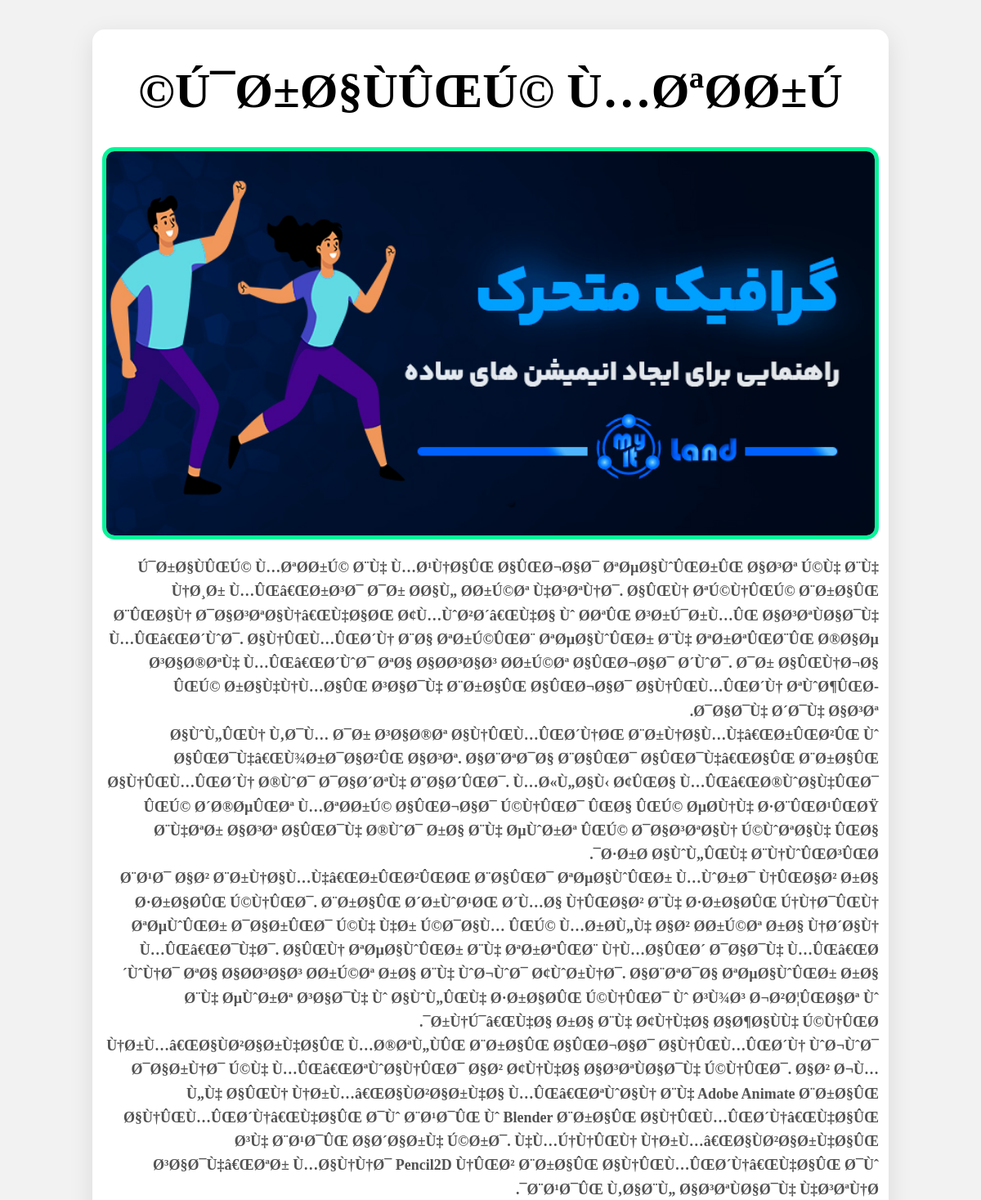
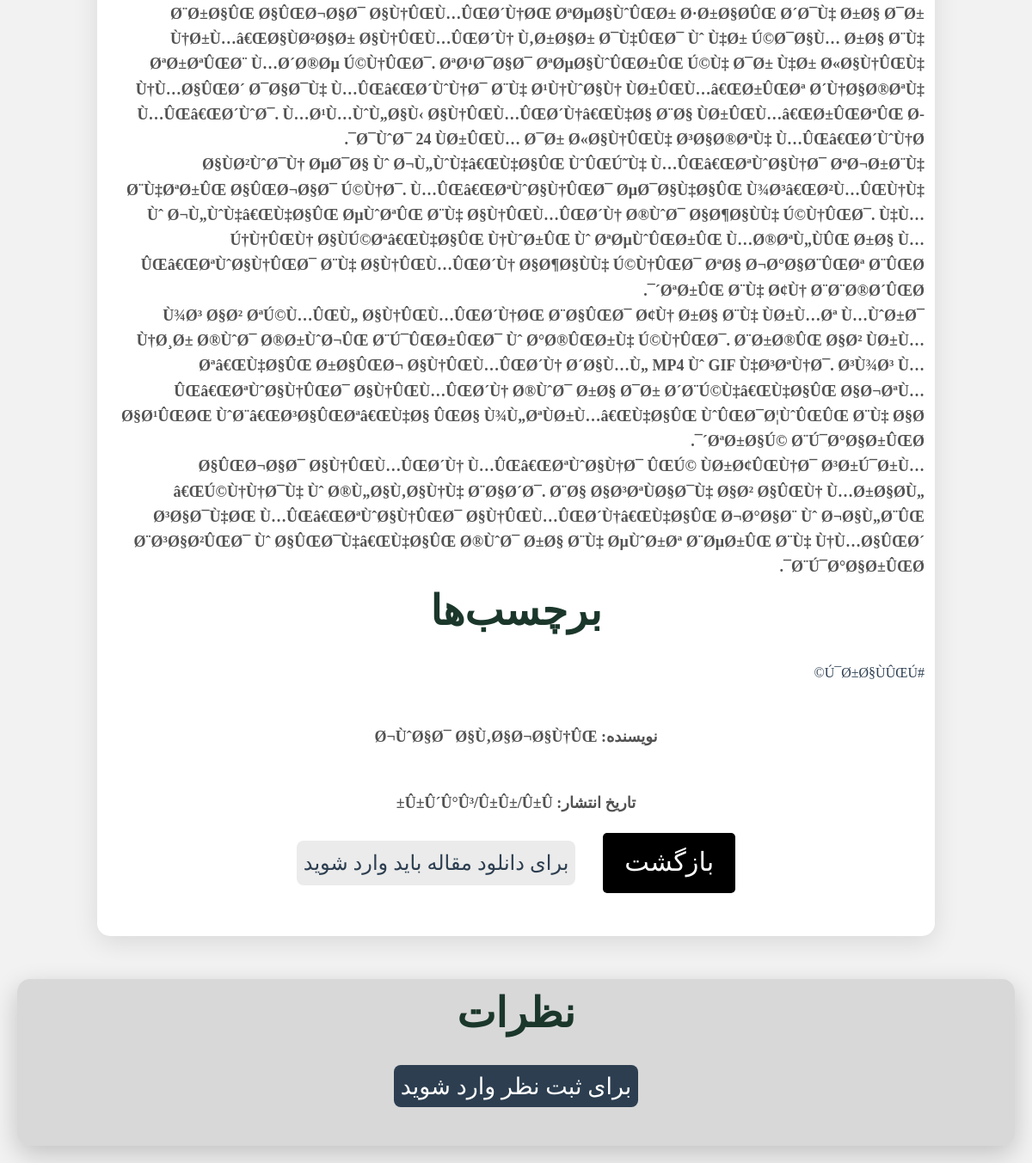
The app's page /maqale ha/blog/index.php?id=10 with its own data (2 pictures, top to bottom).
### tables this page shows
CREATE TABLE `blogs` (
  `id` int(11) NOT NULL,
  `title` varchar(255) NOT NULL,
  `caption` text NOT NULL,
  `writer` varchar(255) NOT NULL,
  `date` varchar(255) NOT NULL,
  `readtime` int(11) NOT NULL,
  `image` varchar(255) NOT NULL,
  `tags` text NOT NULL
);

### maqale ha/blog/index.php (the view, shortened to what this page needs)
<?php
include '../../database/db.php';
$id = intval($_GET['id']);
$selectblog = $conn->prepare("SELECT * FROM blogs WHERE id = ?");
$selectblog->bindValue(1, $id, PDO::PARAM_INT);
$selectblog->execute();
$blogs = $selectblog->fetchAll(PDO::FETCH_ASSOC);
foreach ($blogs as $b) {
    $tagss = explode(',', $b['tags']);
}
?>
<!DOCTYPE html>
<html lang="fa">
    <link rel="stylesheet" href="style.css">
    <link rel="stylesheet" href="./comment.css">
<link rel="stylesheet" id="simple-image-popup-css" href="../../srcfiles/simple-image-popup.css" type="text/css" media="all">
<link rel="stylesheet" href="../../srcfiles/classic.css"><link rel="stylesheet" href="../../srcfiles/style.7a857bdd.css">	<link rel="stylesheet" as="style" href="../../srcfiles/font.css" onload="this.onload=null;this.rel='stylesheet'">
	<link rel="stylesheet" href="../../srcfiles/aos.css" as="style" onload="this.onload=null;this.rel='stylesheet'">
<link rel="stylesheet" id="simple-image-popup-css" href="../../srcfiles/simple-image-popup.css" type="text/css" media="all">
<link rel="stylesheet" href="../../srcfiles/classic.css"><link rel="stylesheet" href="../../srcfiles/style.7a857bdd.css">	<link rel="stylesheet" as="style" href="../../srcfiles/font.css" onload="this.onload=null;this.rel='stylesheet'">
</head>
<body style="background-color: rgba(0, 0, 0, 0.05);">
    <div class="container" dir="rtl">
        <?php foreach ($blogs as $blog): ?>
            <h1><?= $blog['title'] ?></h1>
            <img src="../../uploads/<?= $blog['image'] ?>" alt="تصویر مقاله" class="article-image">
            <p><p> <?= $caption = str_replace('../uploads/', '../../uploads/', $blog['caption']);
    ?></p>
            </p>
            <h2>برچسب‌ها</h2>
            <?php foreach ($tagss as $tags): ?>
                <span>#<?= htmlspecialchars($tags) ?></span>
            <?php endforeach; ?>
            <p class="nevisande"> نویسنده: <?= htmlspecialchars($blog['writer']) ?></p>
            <p class="nevisande"> تاریخ انتشار: <?= htmlspecialchars($blog['date']) ?></p>
        <?php endforeach; ?>
<div class="secCom">
  <a href="../maqale.php"><button class="read-more">بازگشت</button></a>
  <?php if (isset($_SESSION['user_email'])):?>
<div style="text-align: center; margin-top: 20px;">
  <form action="../../pdf.php" method="post" target="_blank">
      <input type="hidden" name="blog_id" value="<?= htmlspecialchars($id) ?>">
      <button dir="rtl" type="submit" class="download-pdf down"> <svg xmlns="http://www.w3.org/2000/svg" width="24" height="24" viewBox="0 0 24 24" style="fill: var(--text-color)"><path d="m12 16 4-5h-3V4h-2v7H8z"></path><path d="M20 18H4v-7H2v7c0 1.103.897 2 2 2h16c1.103 0 2-.897 2-2v-7h-2v7z"></path></svg> <p>دانلود این مقاله با فرمت pdf</p></button>
  </form>
</div>
<?php else:?>
<div class="not-login">
<a  target="_blank" href="../../login/login.php"><button id="login-pdf" class="down" >برای دانلود مقاله باید وارد شوید</button></a>
</div>
<?php endif;?>
</div>
    </div>
    <div class="coment-body">
            <div class="comments-section">
                <h2>نظرات</h2>
        <?php if (isset($_SESSION['user_email'])):?>
                <?php if (isset($_SESSION['message'])): ?>
                    <p class="success"><?= $_SESSION['message'] ?></p>
                    <?php unset($_SESSION['message']); ?>
                <?php endif; ?>
                <?php if (isset($_SESSION['error'])): ?>
                    <p class="error"><?= $_SESSION['error'] ?></p>
                    <?php unset($_SESSION['error']); ?>
                <?php endif; ?>
                <form class="comment-form" method="post" dir="rtl">
                    <input type="text" name="userid" placeholder="نام خود را وارد کنید..." required>
                    <textarea name="text" placeholder="نظر خود را اینجا بنویسید..." required></textarea>
                    <button type="submit" name="submit">ارسال نظر</button>
                </form>
                <?php else:?>
                  <h4> <a style="text-decoration: none;"  href="../../login/login.php">برای ثبت نظر  وارد شوید </a></h4>
                <?php endif;?>
            </div>
        </div>
</body>
</html>

### maqale ha/blog/style.css (style rules this page uses)
:root { --base-color: #f0f0f0; --base-variant: #cfeffe; --text-color: #081C15; --line-color: #081c156b; --secondary-text: #2D6A4F; --primary-color: #8ee6bd; --accent-color: #2ad183; --footer-color: #1B4332; --darkMode: #3f5c34; --zed: #3dbe1d; --zed2: #22ac00; }
body { font-family: iranSans; background-color: var(--base-color); margin: 0; padding: 20px; }
.container { z-index: -10; max-width: 800px; margin: auto; margin-top: 1rem; background: white; padding: 30px; border-radius: 15px; box-shadow: 0 8px 30px rgba(0, 0, 0, 0.1); transition: transform 0.3s, box-shadow 0.3s; }
h1 { color: black; font-size: 2.5em; margin-bottom: 15px; text-align: center; }
.article-image { width: 100%; height: auto; border-radius: 15px; margin-bottom: 20px; border: 5px solid #05f599; }
p { font-weight: 600; line-height: 1.8; color: var(--text-color); margin-bottom: 15px; font-size: 1.3em; }
h2 { color: #1b372b !important; margin-top: 20px; font-size: 1.8em; }
.nevisande { text-align: center; margin-top: 3rem; }
.read-more { font-family: iranSans; text-decoration: none; background-color: black; color: white; border: none; padding: 12px 25px; border-radius: 5px; cursor: pointer; font-size: 1.9em; transition: background-color 0.3s, transform 0.3s; display: block; margin: 20px auto; text-align: center; }
.secCom { display: flex; flex-wrap: wrap; align-items: center; justify-content: center; gap: 2rem; }
.down { font-family: iranSans; transition: all ease-out 200ms; padding: 0.5rem; font-size: x-large; background-color: rgba(0, 0, 0, 0.08); color: var(--text-color); border-radius: 8px; display: flex; justify-content: center; gap: 4px; }
span { color: var(--text-color); }

### maqale ha/blog/comment.css (style rules this page uses)
:root { --base-color: #f0f4f8; --base-variant: #e0f7fa; --text-color: #2c3e50; --line-color: #081c1549; --secondary-text: #34495e; --primary-color: #1abc9c; --accent-color: #16a085; --footer-color: #2c3e50; --darkMode: #27ae60; --zed: #2ecc71; --zed2: #27ae60; }
.coment-body { margin-top: 50px; display: flex; flex-direction: column; align-items: center; }
.comments-section { width: 100%; display: flex; flex-direction: column; align-items: center; background-color: #a1a1a152; padding: 0.3rem; border-radius: 15px; box-shadow: 0 10px 30px rgba(0, 0, 0, 0.2); max-width: 950%; transition: transform 0.3s; }
.comments-section a { text-decoration: none; color: white; cursor: pointer; padding: 0.6rem 0.5rem; border-radius: 8px; background-color: var(--footer-color); transition: all ease 200ms; font-size: 90%; }
h2 { margin-bottom: 20px; text-align: center; color: var(--primary-color); }
button { background-color: var(--primary-color); color: var(--base-color); border: none; padding: 12px 20px; border-radius: 10px; cursor: pointer; font-size: 16px; transition: background-color 0.3s, transform 0.3s; width: 100%; }

### srcfiles/simple-image-popup.css (style rules this page uses)
* { font-family: iransas; }

### srcfiles/classic.css (style rules this page uses)
* { font-family: iransas; }
.container { width: 100% }
@media (min-width: 640px) { .container { max-width: 640px } }
@media (min-width: 768px) { .container { max-width: 768px } }
@media (min-width: 1024px) { .container { max-width: 1024px } }

### maqale ha/blog/index.php (style rules this page uses)
* { font-family: iranSans !important; }

### records on screen
blogs: title "Ú¯Ø±Ø§ÙÛŒÚ© Ù…ØªØ­Ø±Ú©", image (picture), caption "Ú¯Ø±Ø§ÙÛŒÚ© Ù…ØªØ­Ø±Ú© Ø¨Ù‡ Ù…Ø¹Ù†Ø§ÛŒ Ø§ÛŒØ¬Ø§Ø¯ ØªØµØ§ÙˆÛŒØ±ÛŒ Ø§Ø³Øª Ú©Ù‡ Ø¨Ù‡ Ù†Ø¸Ø± Ù…ÛŒâ€ŒØ±Ø³Ø¯ Ø¯Ø± Ø­Ø§Ù„ Ø­Ø±Ú©Øª Ù‡Ø³ØªÙ†Ø¯. Ø§ÛŒÙ† ØªÚ©Ù†ÛŒÚ© Ø¨Ø±Ø§ÛŒ Ø¨ÛŒØ§Ù† Ø¯Ø§Ø³ØªØ§Ù†â€ŒÙ‡Ø§ØŒ Ø¢Ù…ÙˆØ²Ø´â€ŒÙ‡Ø§ Ùˆ Ø­ØªÛŒ Ø³Ø±Ú¯Ø±Ù…ÛŒ Ø§Ø³ØªÙØ§Ø¯Ù‡ Ù…ÛŒâ€ŒØ´ÙˆØ¯. Ø§Ù†ÛŒÙ…ÛŒØ´Ù† Ø¨Ø§ ØªØ±Ú©ÛŒØ¨ ØªØµØ§ÙˆÛŒØ± Ø¨Ù‡ ØªØ±ØªÛŒØ¨ÛŒ Ø®Ø§Øµ Ø³Ø§Ø®ØªÙ‡ Ù…ÛŒâ€ŒØ´ÙˆØ¯ ØªØ§ Ø§Ø­Ø³Ø§Ø³ Ø­Ø±Ú©Øª Ø§ÛŒØ¬Ø§Ø¯ Ø´ÙˆØ¯. Ø¯Ø± Ø§ÛŒÙ†Ø¬Ø§ ÛŒÚ© Ø±Ø§Ù‡Ù†Ù…Ø§ÛŒ Ø³Ø§Ø¯Ù‡ Ø¨Ø±Ø§ÛŒ Ø§ÛŒØ¬Ø§Ø¯ Ø§Ù†ÛŒÙ…ÛŒØ´Ù† ØªÙˆØ¶ÛŒØ­ Ø¯Ø§Ø¯Ù‡ Ø´Ø¯Ù‡ Ø§Ø³Øª. Ø§ÙˆÙ„ÛŒÙ† Ù‚Ø¯Ù… Ø¯Ø± Ø³Ø§Ø®Øª Ø§Ù†ÛŒÙ…ÛŒØ´Ù†ØŒ Ø¨Ø±Ù†Ø§Ù…Ù‡â€ŒØ±ÛŒØ²ÛŒ Ùˆ Ø§ÛŒØ¯Ù‡â€ŒÙ¾Ø±Ø¯Ø§Ø²ÛŒ Ø§Ø³Øª. Ø§Ø¨ØªØ¯Ø§ Ø¨Ø§ÛŒØ¯ Ø§ÛŒØ¯Ù‡â€ŒØ§ÛŒ Ø¨Ø±Ø§ÛŒ Ø§Ù†ÛŒÙ…ÛŒØ´Ù† Ø®ÙˆØ¯…", tags "Ú¯Ø±Ø§ÙÛŒÚ©", writer "Ø¬ÙˆØ§Ø¯ Ø§Ù‚Ø§Ø¬Ø§Ù†ÛŒ", date "Û±Û´Û°Û³/Û±Û±/Û±Û±"
